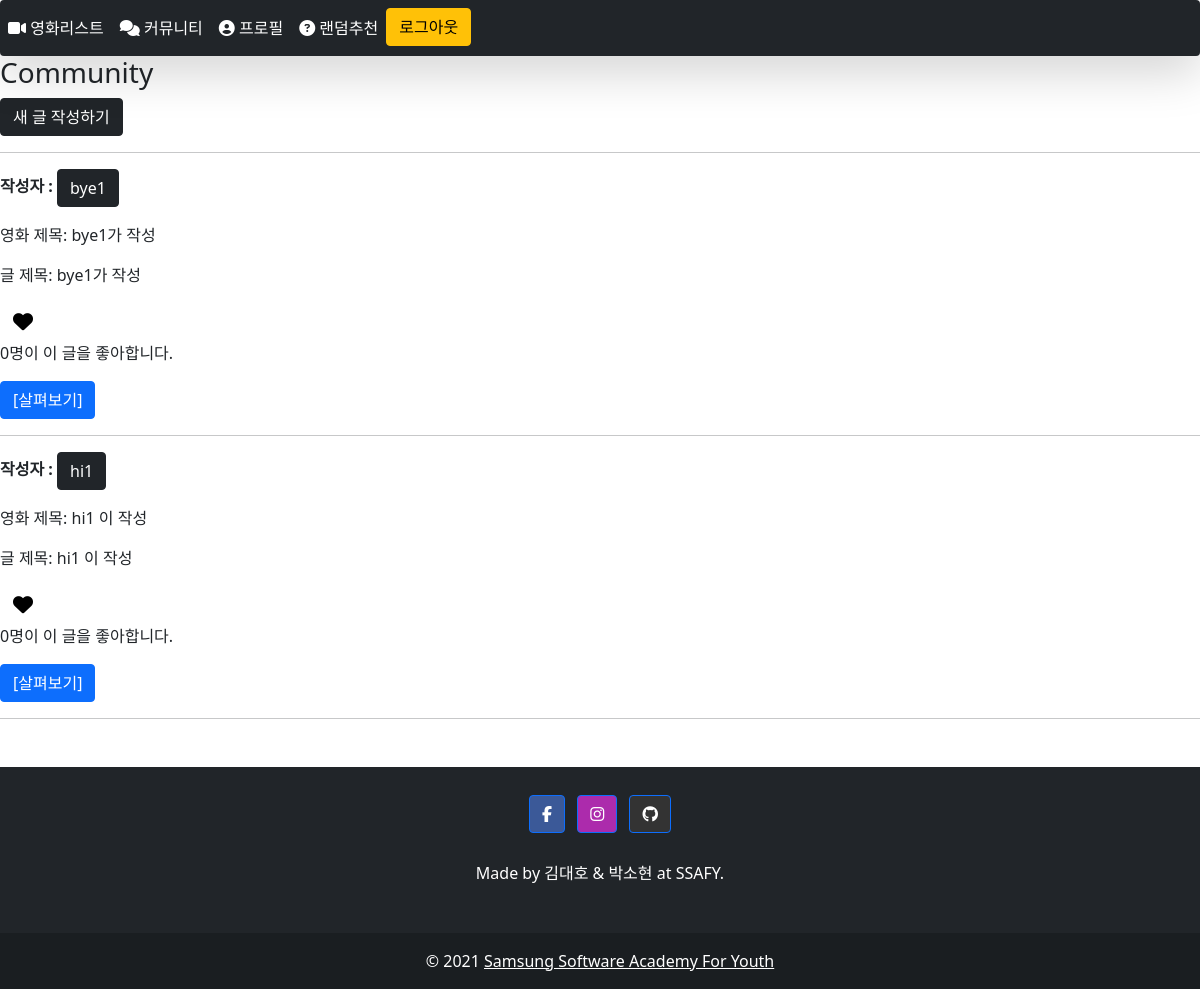
Page /community/ (signed in) on the committed database.
### community/models.py (models this page shows)
class Review(models.Model):
    title = models.CharField(max_length=100)
    movie_title = models.CharField(max_length=50)
    rank = models.IntegerField()
    content = models.TextField()
    created_at = models.DateTimeField(auto_now_add=True)
    updated_at = models.DateTimeField(auto_now=True)
    user = models.ForeignKey(settings.AUTH_USER_MODEL, on_delete=models.CASCADE)
    like_users = models.ManyToManyField(settings.AUTH_USER_MODEL, related_name='like_reviews')

### accounts/models.py (models this page shows)
class User(AbstractUser):
    followers = models.ManyToManyField('self', symmetrical=False, related_name='followings')

### community/views.py (the view)
# urls.py: path('', views.index, name='index'),
@require_GET
def index(request):
    if request.user.is_authenticated:
        reviews = Review.objects.order_by('-pk')
        context = {
            'reviews': reviews,
        }
        return render(request, 'community/index.html', context)
    else:
        return redirect('accounts:login')

### community/templates/community/index.html (shortened to what this page needs)
{% extends 'base.html' %}
{% block content %}
  <h3>Community</h3>
  {% if user.is_authenticated %}
    <a class="btn btn-dark text-white" href="{% url 'community:create' %}">새 글 작성하기</a>
  {% else %}
    <a href="{% url 'accounts:login' %}">[새 글을 작성하려면 로그인하세요]</a>
  {% endif %}
  <hr>
  {% for review in reviews %}
    <p><b>작성자 : <a class="btn btn-dark text-white" href="{% url 'accounts:profile' review.user.username %}">{{ review.user }}</a></b></p>
    <p>영화 제목: {{ review.movie_title }}</p>
    <p>글 제목: {{ review.title }}</p>
    <form class="like_form" data-id='{{ review.pk }}'>
      {% if user in review.like_users.all %}
        <button class="btn btn-link">
          <i id="like-{{ review.pk }}" class="fas fa-heart fa-lg" style="color:crimson;"></i>
        </button>
      {% else %}
        <button class="btn btn-link">
          <i id="like-{{ review.pk }}" class="fas fa-heart fa-lg" style="color:black;"></i>
        </button>
      {% endif %}
    </form>
    <p>
    <span id="like-count-{{ review.pk }}">{{ review.like_users.all|length }}</span>명이 이 글을 좋아합니다.
    </p>
    <a class="btn btn-primary" href="{% url 'community:detail' review.pk %}">[살펴보기]</a>
    <hr>
  {% endfor %}
{% endblock %}

### sohyunSite/templates/base.html (shortened to what this page needs)
<!DOCTYPE html>
<html lang="en">
<head>
  <link href="https://cdn.jsdelivr.net/npm/bootstrap@5.0.1/dist/css/bootstrap.min.css" rel="stylesheet">
</head>
<body>
  <nav class="navbar navbar-expand-md navbar-dark bg-dark sticky-top shadow-lg rounded">
    <div class="collapse navbar-collapse" id="navbarNav">
      <ul class="navbar-nav">
        <li class="nav-item">
            <a class="nav-link active" aria-current="page" href="{% url 'movies:index' %}">
            <i class="fas fa-video"></i>
            영화리스트</a>
          </li>
        <li class="nav-item">
        <a class="nav-link active" aria-current="page" href="{% url 'community:index' %}">
        <i class="fas fa-comments"></i>
        커뮤니티
        </a>
      </li>
      {% if request.user.is_authenticated %}
        <li class="nav-item">
          <a class="nav-link active" aria-current="page" href="{% url 'accounts:profile' request.user.username %}">
          <i class="fas fa-user-circle"></i> 프로필
          </a>
        </li>
        <li class="nav-item">
            <a class="nav-link active" aria-current="page" href="{% url 'movies:random_movie' %}">
            <i class="fas fa-question-circle"></i> 랜덤추천
            </a>
          </li>
          <li class="nav-item">
            <form action="{% url 'accounts:logout' %}" method="POST">
            <input class="btn btn-warning" type="submit" value="로그아웃">
            </form>
          </li>
        {% endif %}
      </ul>
    </div>
</nav>
  {% block content %}
  {% endblock content %}
<footer class="bg-dark text-white text-center mt-5">
  <div class="container p-4">
    <section class="mb-4">
      <a class="btn btn-primary btn-floating m-1" style="background-color: #3b5998" href="https://www.facebook.com" role="button"><i class="fab fa-facebook-f"></i></a>
      <a class="btn btn-primary btn-floating m-1" style="background-color: #ac2bac" href="https://www.instagram.com" role="button"><i class="fab fa-instagram"></i></a>
      <a class="btn btn-primary btn-floating m-1" style="background-color: #333333" href="https://github.com/" role="button"><i class="fab fa-github"></i></a>
    </section>
    <section class="mb-4">
      <p>
        Made by 김대호 & 박소현 at SSAFY.
      </p>
    </section>
  </div>
  <div class="text-center p-3" style="background-color: rgba(0, 0, 0, 0.2)">
    © 2021
    <a class="text-white" href="https://www.ssafy.com/">Samsung Software Academy For Youth</a>
  </div>
</footer>
</body>
</html>

### rows in the picture
Review: user "bye1", movie_title "bye1가 작성", title "bye1가 작성", like_users.all|length "0"
Review: user "hi1", movie_title "hi1 이 작성", title "hi1 이 작성", like_users.all|length "0"
